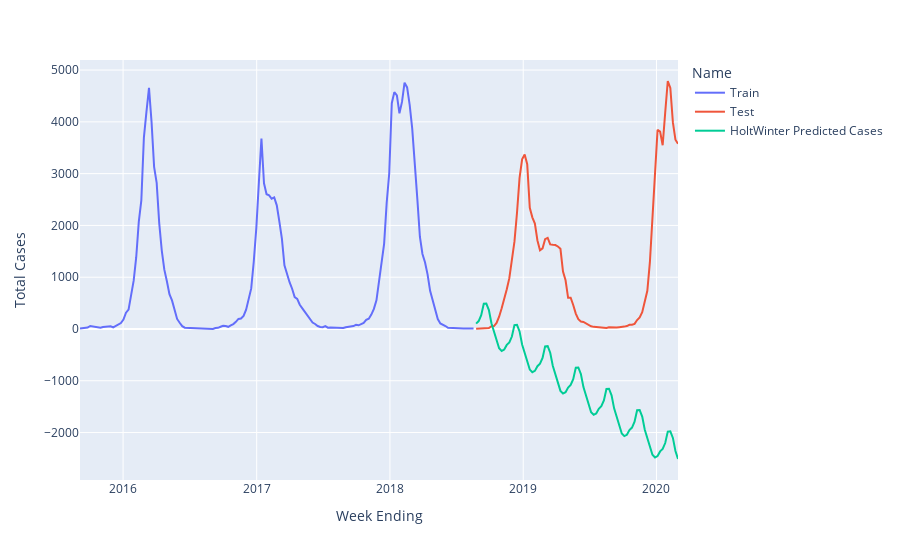

The cell this chart's notebook holds for it:
### Code cell
from statsmodels.tsa.api import ExponentialSmoothing

#Split our data into train and test
X = df_flu_pre_COVID
size = int(len(X) * 0.66)
train, test = X[0:size], X[size:len(X)]
y_hat_avg = test.copy()

#Fit the model
fit2 = ExponentialSmoothing(np.asarray(train['Total Cases']),trend='add', seasonal='add', seasonal_periods=12,damped_trend=False).fit()

#Forecast
y_hat_avg['HoltWinter Predicted Cases'] = fit2.forecast(len(test))
plt.figure(figsize=(16,8))

#Append train, test and forecast for visualization
train['Name'] ='Train'
test['Name'] = 'Test'
x = pd.concat([train, test])
y = pd.DataFrame(y_hat_avg['HoltWinter Predicted Cases'])
y['Name'] = 'HoltWinter Predicted Cases'
y.rename(columns ={'HoltWinter Predicted Cases':'Total Cases'}, inplace = True )
z = pd.concat([x,y])
fig = px.line(z, x=z.index, y='Total Cases', color='Name')
fig.show()

#Check accuracy
rms = sqrt(mean_squared_error(test['Total Cases'], y_hat_avg['HoltWinter Predicted Cases']))
print(rms)
